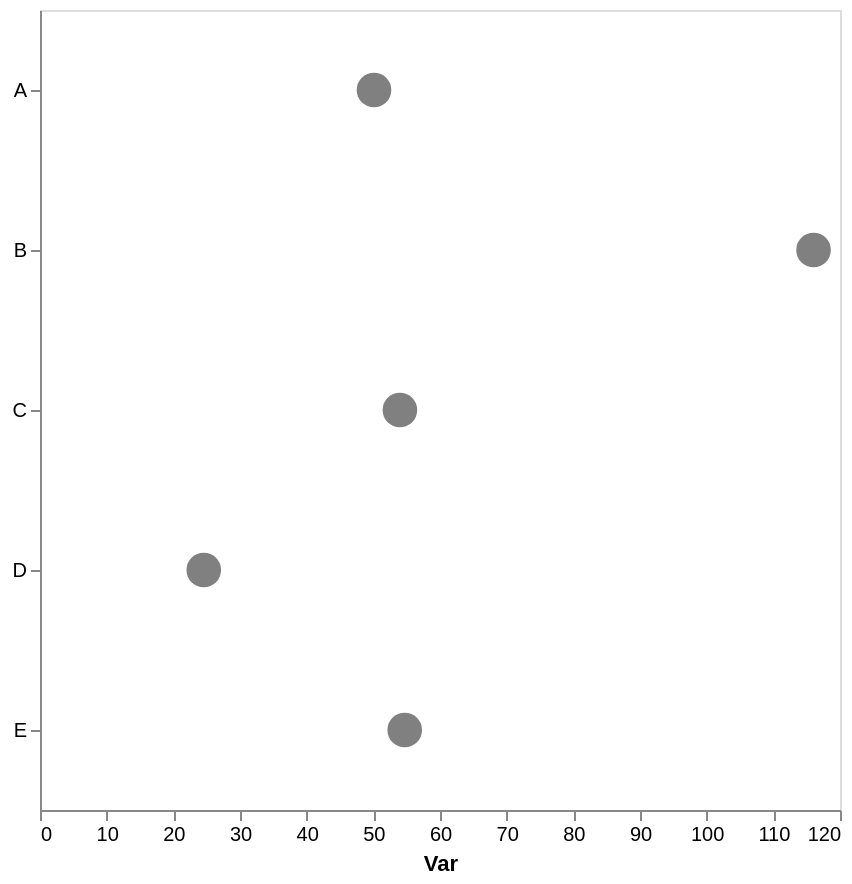

The specification (Vega-Lite) saved for this image:
### Vega-Lite specification from a JSON file in a GitHub repository (floating-point values rounded to 4 significant figures)
{"config": {"view": {"continuousWidth": 300, "continuousHeight": 300}, "axis": {"grid": false}, "bar": {"color": "gray"}}, "data": {"name": "data-4596b8a740d35c457a3faddd217bb39b"}, "mark": {"type": "point", "color": "gray", "filled": true, "size": 300}, "encoding": {"x": {"aggregate": "mean", "axis": {"title": "Var"}, "field": "var1", "type": "quantitative"}, "y": {"axis": {"title": null}, "field": "cat", "type": "nominal"}}, "height": 400, "width": 400, "$schema": "https://vega.github.io/schema/vega-lite/v5.17.0.json", "datasets": {"data-4596b8a740d35c457a3faddd217bb39b": [{"cat": "D", "var1": 24.3, "var2": 54.11}, {"cat": "C", "var1": 60.94, "var2": 51.29}, {"cat": "C", "var1": 47.03, "var2": 60.09}, {"cat": "D", "var1": 24.83, "var2": 47.6}, {"cat": "E", "var1": 42.65, "var2": 51.3}, {"cat": "B", "var1": 117.6, "var2": 59.28}, {"cat": "B", "var1": 101.2, "var2": 41.86}, {"cat": "A", "var1": 55.06, "var2": 51.56}, {"cat": "A", "var1": 55.56, "var2": 46.19}, {"cat": "E", "var1": 66.77, "var2": 46.26}, {"cat": "A", "var1": 39.68, "var2": 46.44}, {"cat": "B", "var1": 129.3, "var2": 61.19}]}}
